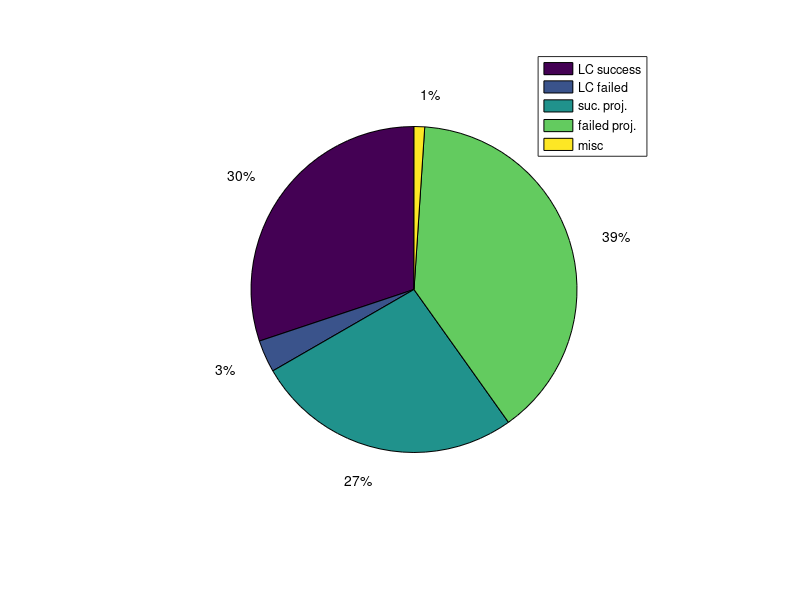

The MATLAB script that drew this image:
clear all
clc

%%

D = load('benchmark_SBL_GD_3poles_profileTime_JL.txt');
D = D(:,2:end);

totalTime = D(:,3)*1e3;
lc_time = D(:,11)*1e3;
lc_checks = D(:,12);
lc_suc_checks = D(:,13);

projSuccessTime = D(:,14)*1e3;
projFailedTime = D(:,15)*1e3;

numSuccess = D(:,16);
numFailed = D(:,17);

lcSuccessTime = D(:,18)*1e3;
lcFailedTime = D(:,19)*1e3;

%%

fprintf('Avg. time: %.2f msec.\n', mean(totalTime));

fprintf('\nAvg. successful projection time (of a random node): %.2f msec.\n', mean(projSuccessTime));
fprintf('Avg. failed projection time (of a random node): %.2f msec.\n', mean(projFailedTime));
fprintf('Avg. number of successful projections: %d.\n', round(mean(numSuccess)));
fprintf('Avg. number of failed projections: %d.\n', round(mean(numFailed)));

fprintf('\nAvg. local connection time: %.2f msec.\n', mean(lc_time));
fprintf('Avg. successful LC time (of a random node): %.2f msec.\n', mean(lcSuccessTime));
fprintf('Avg. failed LC time (of a random node): %.2f msec.\n', mean(lcFailedTime));
fprintf('Avg. number of successful LC checks: %d.\n', round(mean(lc_suc_checks)));
fprintf('Avg. number of failed LC checks: %d.\n', round(mean(lc_checks-lc_suc_checks)));

%%
P = [mean(lcSuccessTime) mean(lcFailedTime) mean(projSuccessTime) mean(projFailedTime)];
P = [P mean(totalTime)-sum(P)];


figure(1);
pie(P);
legend('LC success','LC failed','suc. proj.','failed proj.','misc');